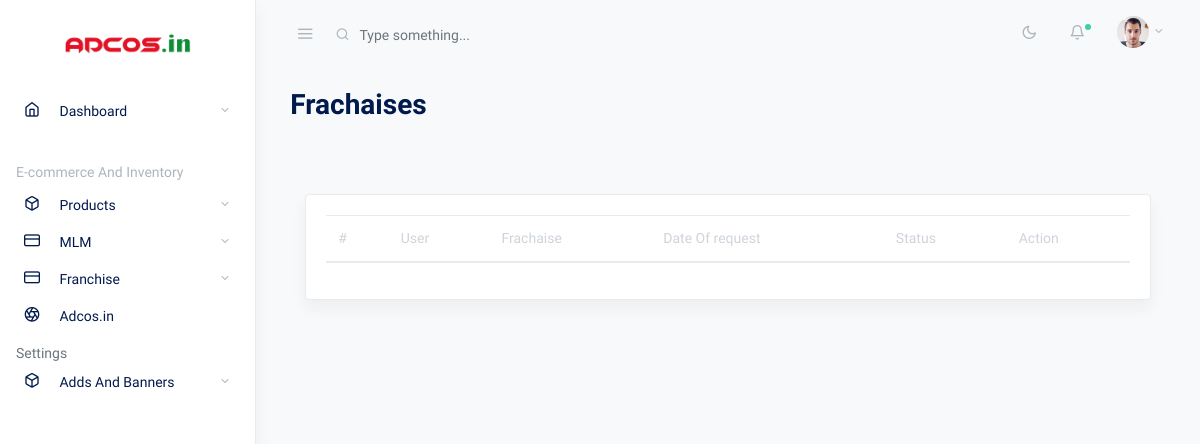
Page /geneology/FrachiserequestAdmin (signed in) on the earlier database version.
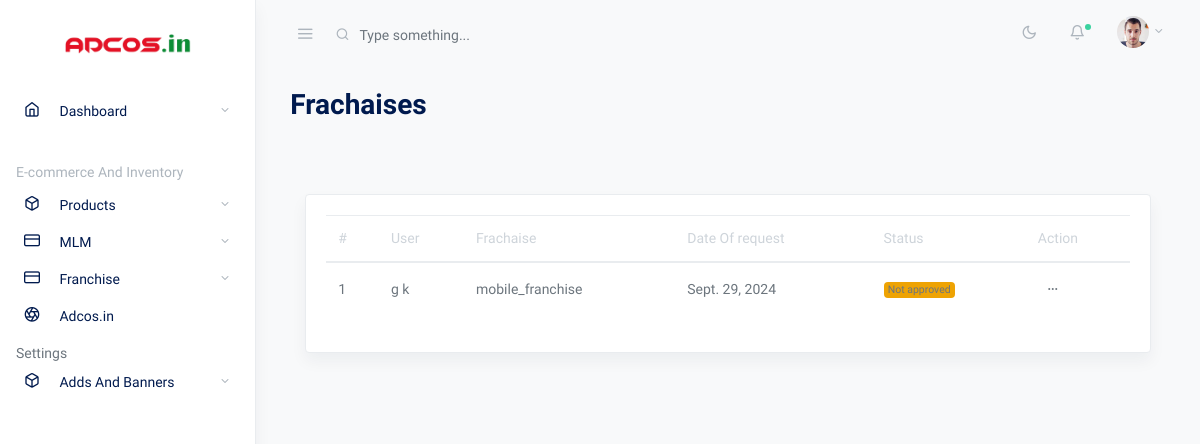
Same page on the later database version.
### Geneology/models.py (models this page shows, shortened)
class Franchise_request(models.Model):
    frachise_type = models.CharField(max_length=20)
    user = models.OneToOneField(CustomUser, on_delete=models.CASCADE)
    date = models.DateField(auto_now_add=True)

### Home/models.py (models this page shows, shortened)
class CustomUser(AbstractBaseUser, PermissionsMixin):
    id_number = models.CharField(max_length=10, unique=True)
    email = models.EmailField(unique=True, verbose_name='email address')
    first_name = models.CharField(max_length=30, blank=True, verbose_name='first name')
    last_name = models.CharField(max_length=30, blank=True, verbose_name='last name')
    phone_number = models.CharField(
        max_length=15,
        blank=True,
        null=True,
        validators=[RegexValidator(regex=r'^\+?1?\d{9,15}$', message="Phone number must be entered in the format: '+999999999'. Up to 15 digits allowed.")],
        verbose_name='phone number'
    )
    date_of_birth = models.DateField(auto_now_add=False, null=True, blank=True)
    age = models.BigIntegerField()
    pincode = models.BigIntegerField(default=1)
    village = models.CharField(max_length=20)
    district = models.CharField(max_length=20)
    state = models.CharField(max_length=20)
    cast = models.CharField(max_length=20,default="Nil")
    religion = models.CharField(max_length=20,default="Nil")
    address = models.TextField(blank=True, null=True, verbose_name='address')
    is_active = models.BooleanField(default=True, verbose_name='active')
    is_staff = models.BooleanField(default=False, verbose_name='staff status')
    role = models.CharField(max_length=20,
                            choices=(
                                ("admin","admin"),
                                ("user","user"),
                                ("semi-admin","semi-admin"),
                                ("finance","finance"),
                                ("marketing","markenting"),
                                ("central_franchise","central_franchise"),
                                ("district_franchise","district_franchise"),
                                ("zonel_franchise","zonel_franchise"),
                                ("mobile_franchise","mobile_franchise"),
                            ),
                            default='user'
                            )
    date_joined = models.DateTimeField(auto_now_add=True, verbose_name='date joined')
    parent = models.ForeignKey("self", on_delete=models.SET_NULL, null=True, blank=True, verbose_name='parent')
    pancard = models.CharField(max_length=20, unique=True, verbose_name='PAN card')
    objects = CustomUserManager()
    USERNAME_FIELD = 'id_number'
    REQUIRED_FIELDS = ["first_name", "pancard","age","village","district","state", "phone_number"]
    bv_active_status = models.BooleanField(default=False)
    designation = models.CharField(
        max_length=20,
        choices=(
            ("Executive","Executive"),
            ("Chief Executive","Chief Executive"),
            ("Manager","Manager"),
            ("General Manager","General Manager"),
            ("Director","Director"),
        ),
        default="Executive"
    )
    class Meta:
        verbose_name = 'user'
        verbose_name_plural = 'users'
    def __str__(self):
        return str(self.first_name + " " + self.last_name)

### Geneology/views.py (the view)
# urls.py: path("FrachiserequestAdmin",views.FrachiserequestAdmin,name="FrachiserequestAdmin"),
@login_required(login_url='SignIn')
def FrachiserequestAdmin(request):
    franchaise = Franchise_request.objects.all()
    context = {
        "franchaise":franchaise
    }
    return render(request,"dashboard/franchaiserequests.html",context)

### templates/dashboard/franchaiserequests.html (shortened to what this page needs)
{% extends 'dashboard/index.html' %}{% load static %}{% block admin %}
<link rel="stylesheet" href="{%static 'dashboard/css/dataTables.bootstrap4.css' %}">
<main role="main" class="main-content">
    <div class="container-fluid">
      <div class="row justify-content-center">
        <div class="col-12">
          <h2 class="mb-2 page-title">Frachaises</h2>
          <div class="row my-4">
                <div class="col-12">
            <div class="col-md-12">
              <div class="card shadow">
                <div class="card-body">
                  <table class="table table-striped datatables" id="dataTable-1">
                    <thead>
                      <tr>
                        <th>#</th>
                        <th>User</th>
                        <th>Frachaise</th>
                        <th>Date Of request</th>
                        <th>Status</th>
                        <th>Action</th>
                      </tr>
                    </thead>
                    <tbody>
                        {% for item in franchaise %}
                      <tr>
                        <td>{{forloop.counter}}</td>
                        <td>{{item.user}}</td>
                        <td>{{item.frachise_type}}</td>
                        <td>{{item.date}}</td>
                        <td><span class="badge bg-warning">Not approved</span></td>
                        <td><button class="btn btn-sm dropdown-toggle more-horizontal" type="button" data-toggle="dropdown" aria-haspopup="true" aria-expanded="false">
                          </button>
                        </td>
                      </tr>
                      {% endfor %}
                    </tbody>
                  </table>
                </div>
              </div>
            </div>
          </div>
        </div>
      </div>
    </div>
</main>
{% endblock %}

Differences in the rows shown:
added Franchise_request: user "g k", frachise_type "mobile_franchise", date "Sept. 29, 2024"
